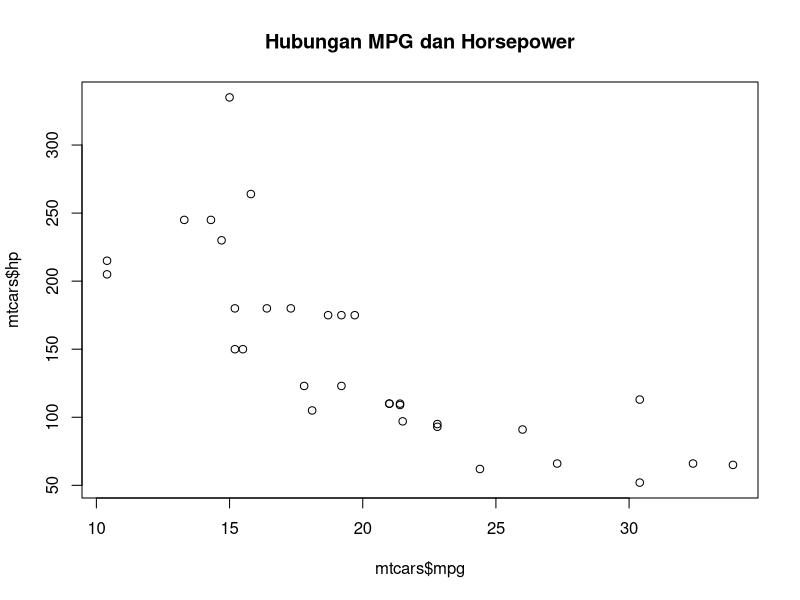

The R source for this figure:
data <- mtcars
summary("mtcars")
sum(mtcars$mpg)
sd(mtcars$mpg)
plot(mtcars$mpg, mtcars$hp, main="Hubungan MPG dan Horsepower")
#Melihat korelasi antara konsumsi bensin (mpg) dan berat mobil (wt)
cor(mtcars$mpg, mtcars$wt)
